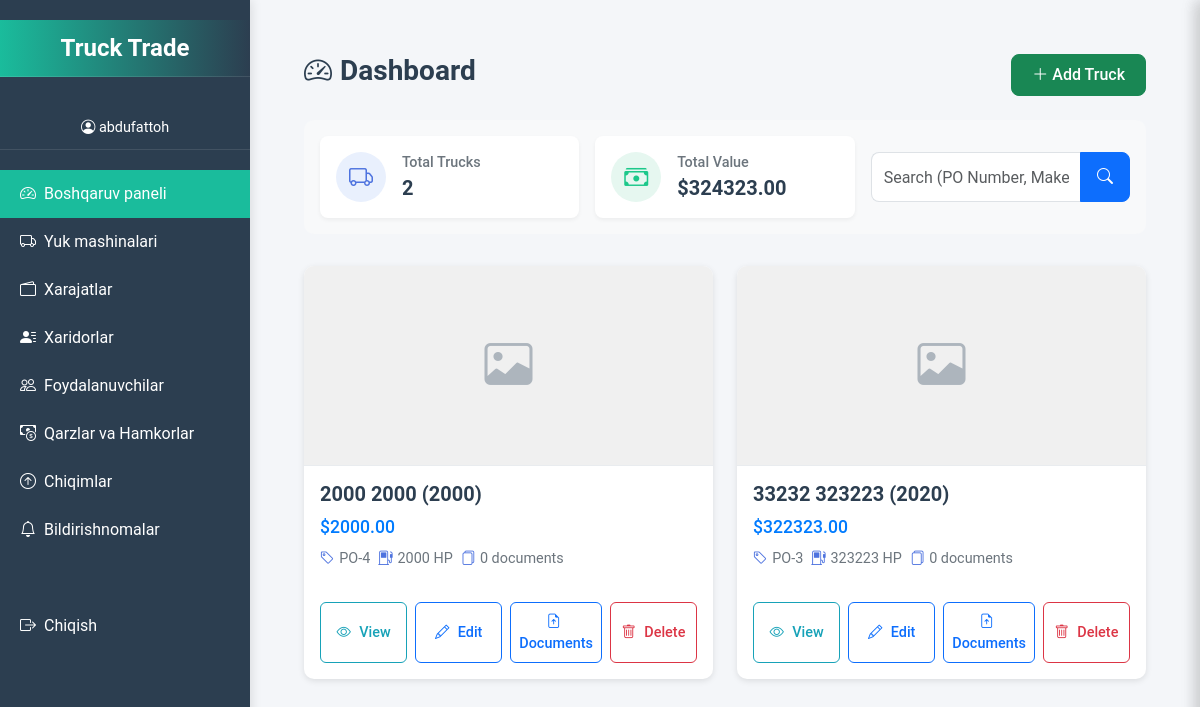
The app's page / (signed in) with its own data.
### trucks/models.py (models this page shows, shortened)
class Truck(models.Model):
    user = models.ForeignKey(
        User,
        on_delete=models.CASCADE,
        related_name='trucks',
        verbose_name="Foydalanuvchi"
    )
    po_id = models.CharField(
        max_length=50,
        unique=True,
        verbose_name="PO raqami",
        help_text="PO-{raqam} formatida kiriting, masalan, PO-12345"
    )
    make = models.CharField(max_length=100, verbose_name="Marka")
    model = models.CharField(max_length=100, verbose_name="Model")
    year = models.PositiveIntegerField(
        verbose_name="Yil",
        validators=[MinValueValidator(1886)]
    )
    horsepower = models.PositiveIntegerField(
        verbose_name="Ot kuchi (HP)",
        validators=[MinValueValidator(1)]
    )
    price = models.DecimalField(
        max_digits=10,
        decimal_places=2,
        verbose_name="Narx",
        validators=[MinValueValidator(0.01)]
    )
    company = models.CharField(max_length=200, blank=True, verbose_name="Kompaniya nomi")
    location = models.CharField(max_length=100, verbose_name="Joylashuv")
    sotilgan = models.BooleanField(default=False, verbose_name="Sotilgan")
    description = models.TextField(blank=True, verbose_name="Tavsif")
    purchase_date = models.DateField(auto_now_add=True, verbose_name="Sotib olingan sana")
    created_date = models.DateTimeField(auto_now_add=True, verbose_name="Yaratilgan sana")
    image = models.ImageField(
        upload_to='trucks/',
        blank=True,
        null=True,
        verbose_name="Rasm"
    )
    seriya = models.CharField(
        max_length=50,
        blank=True,
        null=True,
        verbose_name="Seriya raqami",
        unique=True
    )
    class Meta:
        verbose_name = "Yuk mashinasi"
        verbose_name_plural = "Yuk mashinalari"
        indexes = [
            models.Index(fields=['po_id']),
            models.Index(fields=['user', 'sotilgan']),
        ]
        ordering = ['-created_date']

### trucks/views.py (the view, shortened to what this page needs)
# urls.py: path('', views.dashboard, name='dashboard'),
@login_required
def dashboard(request):
    query = request.GET.get('q', '')
    if request.user.is_superuser:
        trucks = Truck.objects.filter(sotilgan=False).select_related('user')
    else:
        trucks = Truck.objects.filter(user=request.user, sotilgan=False)
    xarajatlar = Xarajat.objects.filter(truck__in=trucks).values('truck_id').annotate(total_xarajat=Sum('amount'))
    xarajat_dict = {x['truck_id']: x['total_xarajat'] for x in xarajatlar}
    paginator = Paginator(trucks, 10)
    page_number = request.GET.get('page')
    trucks_page = paginator.get_page(page_number)
    total_price = trucks.aggregate(total=Sum('price'))['total'] or 0
    total_xarajat = sum(xarajat_dict.values()) or 0
    context = {
        'trucks': trucks_page,
        'total_price': float(total_price) if total_price else 0,
        'total_xarajat': float(total_xarajat) if total_xarajat else 0,
    }
    return render(request, 'dashboard.html', context)

### templates/dashboard.html (shortened to what this page needs)
{% extends 'base.html' %}
{% block content %}
<div class="dashboard-container">
    <div class="dashboard-header">
        <div class="d-flex justify-content-between align-items-center mb-4">
            <h1 class="dashboard-title">
                <i class="bi bi-speedometer2 me-2"></i>Dashboard
            </h1>
            <button onclick="openAddTruckForm()" class="btn btn-success btn-add-truck">
                <i class="bi bi-plus-lg me-1"></i>Add Truck
            </button>
        </div>
        <div class="stats-filter-row">
            <div class="row g-3 align-items-center">
                <div class="col-md-4">
                    <div class="stat-card">
                        <div class="stat-content">
                            <i class="bi bi-truck stat-icon"></i>
                            <div>
                                <h6 class="stat-title">Total Trucks</h6>
                                <h3 class="stat-value">{{ trucks|length }}</h3>
                            </div>
                        </div>
                    </div>
                </div>
                <div class="col-md-4">
                    <div class="stat-card">
                        <div class="stat-content">
                            <i class="bi bi-cash-stack stat-icon"></i>
                            <div>
                                <h6 class="stat-title">Total Value</h6>
                                <h3 class="stat-value">${{ total_price|floatformat:"2" }}</h3>
                            </div>
                        </div>
                    </div>
                </div>
                <div class="col-md-4">
                    <form method="GET" action="{% url 'dashboard' %}" class="filter-form">
                        <div class="input-group">
                            <input type="text" name="q" class="form-control filter-input" placeholder="Search (PO Number, Make, Model...)" value="{{ request.GET.q }}">
                            <button class="btn btn-primary filter-btn" type="submit">
                                <i class="bi bi-search"></i>
                            </button>
                        </div>
                    </form>
                </div>
            </div>
        </div>
    </div>
    <div class="trucks-grid">
        {% for truck in trucks %}
        <div class="truck-card" data-truck-id="{{ truck.id }}">
            {% if truck.image %}
            <img src="{{ truck.image.url }}" alt="{{ truck.make }} {{ truck.model }}" class="truck-image">
            {% else %}
            <div class="truck-image-placeholder">
                <i class="bi bi-image"></i>
            </div>
            {% endif %}
            <div class="truck-info">
                <h5 class="truck-title">{{ truck.make }} {{ truck.model }} ({{ truck.year }})</h5>
                <div class="truck-price">${{ truck.price|floatformat:"2" }}</div>
                <div class="truck-details">
                    <div class="truck-detail-item">
                        <i class="bi bi-tag"></i>
                        <span>{{ truck.po_id }}</span>
                    </div>
                    <div class="truck-detail-item">
                        <i class="bi bi-fuel-pump"></i>
                        <span>{{ truck.horsepower }} HP</span>
                    </div>
                    <div class="truck-detail-item">
                        <i class="bi bi-files"></i>
                        <span class="hujjat-count">{{ truck.hujjatlar.count }} documents</span>
                    </div>
                </div>
            </div>
            <div class="truck-actions">
                <button onclick="showTruckDetail({{ truck.id }}, '{{ truck.po_id|escapejs }}')"
                        class="btn btn-outline-info btn-sm action-btn">
                    <i class="bi bi-eye"></i> <span>View</span>
                </button>
                <button onclick="openEditTruckForm({{ truck.id }})"
                        class="btn btn-outline-primary btn-sm action-btn">
                    <i class="bi bi-pencil"></i> <span>Edit</span>
                </button>
                <button onclick="showHujjatModal({{ truck.id }}, '{{ truck.po_id|escapejs }}')"
                        class="btn btn-outline-primary btn-sm action-btn hujjat-btn">
                    <i class="bi bi-file-earmark-arrow-up"></i> <span>Documents</span>
                </button>
                <button onclick="showDeleteConfirmation({{ truck.id }})"
                        class="btn btn-outline-danger btn-sm action-btn">
                    <i class="bi bi-trash"></i> <span>Delete</span>
                </button>
            </div>
        </div>
        {% empty %}
        <div class="col-12 text-center py-4 text-muted">
            <i class="bi bi-info-circle fs-4 d-block mb-2"></i>
            {% if request.GET.q %}"{{ request.GET.q }}" search yielded no results{% else %}No trucks available{% endif %}
        </div>
        {% endfor %}
    </div>
</div>
{% endblock %}

### templates/base.html (shortened to what this page needs)
{% load static %}
<!DOCTYPE html>
<html lang="uz">
<head>
    <link href="https://cdn.jsdelivr.net/npm/bootstrap@5.3.3/dist/css/bootstrap.min.css" rel="stylesheet">
    <link href="https://cdn.jsdelivr.net/npm/bootstrap-icons@1.11.3/font/bootstrap-icons.css" rel="stylesheet">
    <link rel="stylesheet" href="https://cdnjs.cloudflare.com/ajax/libs/font-awesome/6.4.0/css/all.min.css">
</head>
<body>
    <div class="sidebar" id="sidebar">
        <div class="brand">Truck Trade</div>
        {% if user.is_authenticated %}
            <div class="user-info">
                <i class="bi bi-person-circle"></i> {{ user.username }}
            </div>
            <a href="{% url 'dashboard' %}" {% if request.path == '/' %}class="active"{% endif %}>
                <i class="bi bi-speedometer2 me-2"></i> Boshqaruv paneli
            </a>
            <a href="{% url 'trucks_list' %}" {% if request.path == '/truck-list/' %}class="active"{% endif %}>
                <i class="bi bi-truck me-2"></i> Yuk mashinalari
            </a>
            <a href="{% url 'xarajatlar_list' %}" {% if request.path == '/xarajatlar/' %}class="active"{% endif %}>
                <i class="bi bi-wallet2 me-2"></i> Xarajatlar
            </a>
            <a href="{% url 'xaridorlar_list' %}" {% if request.path == '/xaridorlar/' %}class="active"{% endif %}>
                <i class="bi bi-person-lines-fill me-2"></i> Xaridorlar
            </a>
            {% if user.is_superuser %}
                <a href="{% url 'user_list' %}" {% if request.path == '/users/' %}class="active"{% endif %}>
                    <i class="bi bi-people me-2"></i> Foydalanuvchilar
                </a>
            {% endif %}
            <a href="{% url 'qarz_view' %}" {% if request.path|slice:":6" == '/qarz/' %}class="active"{% endif %}>
                <i class="bi bi-cash-coin me-2"></i> Qarzlar va Hamkorlar
            </a>
            <a href="{% url 'chiqim_list' %}" {% if request.path == '/chiqim/chiqim/' %}class="active"{% endif %}>
                <i class="bi bi-arrow-up-circle me-2"></i> Chiqimlar
            </a>
            <a href="{% url 'bildirishnomalar' %}" {% if request.path == '/chiqim/bildirishnoma_list/' %}class="active"{% endif %}>
                <i class="bi bi-bell me-2"></i> Bildirishnomalar
            </a>
            <a href="{% url 'logout' %}" class="mt-5">
                <i class="bi bi-box-arrow-right me-2"></i> Chiqish
            </a>
        {% else %}
            <a href="{% url 'login' %}">
                <i class="bi bi-box-arrow-in-right me-2"></i> Kirish
            </a>
        {% endif %}
    </div>
    <div class="main-content" id="mainContent">
        {% block content %}
        {% endblock %}
    </div>
</body>
</html>

### templates/base.html (style rules this page uses)
:root { --primary-color: #2c3e50; --accent-color: #1abc9c; --text-color: #ffffff; --bg-color: #f4f6f9; --secondary-bg: #ffffff; --shadow: 0 4px 20px rgba(0, 0, 0, 0.1); --transition-speed: 0.3s; --border-radius: 8px; --warning-color: #f8961e; --danger-color: #f72585; --badge-bg: #ff3b30; --badge-text: #ffffff; --success-color: #34c759; }
body { font-family: 'Roboto', -apple-system, BlinkMacSystemFont, sans-serif; background-color: var(--bg-color); margin: 0; overscroll-behavior: none; overflow-x: hidden; }
.sidebar { position: fixed; top: 0; left: 0; height: 100%; width: 250px; background-color: var(--primary-color); padding-top: 20px; transition: transform var(--transition-speed) ease; z-index: 1000; transform: translateX(0); box-shadow: 2px 0 10px rgba(0, 0, 0, 0.1); }
.sidebar.active { transform: translateX(0); }
.sidebar a { color: var(--text-color); padding: 12px 20px; display: flex; align-items: center; text-decoration: none; font-size: 1rem; transition: background-color 0.2s ease; position: relative; }
.sidebar a.active { background-color: var(--accent-color); }
.sidebar .brand { color: var(--text-color); font-size: 1.5rem; font-weight: 700; text-align: center; margin-bottom: 30px; padding: 10px; background: linear-gradient(90deg, #1abc9c, #2c3e50); border-bottom: 1px solid rgba(255, 255, 255, 0.1); }
.sidebar .user-info { color: var(--text-color); text-align: center; margin-bottom: 20px; font-size: 0.9rem; padding: 10px; border-bottom: 1px solid rgba(255, 255, 255, 0.1); }
.main-content { margin-left: 250px; padding: 30px; min-height: 100vh; transition: margin-left var(--transition-speed) ease; position: relative; background-color: var(--bg-color); }

### templates/dashboard.html (style rules this page uses)
.dashboard-container { padding: 1.5rem; max-width: 1400px; margin: 0 auto; }
.dashboard-title { font-weight: 600; color: #2c3e50; font-size: 1.75rem; }
.btn-add-truck { padding: 0.5rem 1.25rem; border-radius: 8px; font-weight: 500; transition: all 0.2s; }
.stats-filter-row { background-color: #f8f9fa; border-radius: 10px; padding: 1rem; margin-bottom: 2rem; }
.stat-card { background-color: white; border-radius: 8px; padding: 1rem; box-shadow: 0 2px 4px rgba(0,0,0,0.05); height: 100%; transition: transform 0.2s; }
.stat-content { display: flex; align-items: center; gap: 1rem; }
.stat-icon { font-size: 1.5rem; color: #4e73df; background-color: #e9f0fd; width: 50px; height: 50px; border-radius: 50%; display: flex; align-items: center; justify-content: center; }
.bi-cash-stack { color: #1cc88a; background-color: #e6f7f0; }
.stat-title { font-size: 0.9rem; color: #6c757d; font-weight: 500; margin-bottom: 0.25rem; }
.stat-value { font-weight: 600; color: #2c3e50; margin-bottom: 0; font-size: 1.25rem; }
.filter-form { height: 100%; }
.filter-input { border-radius: 8px 0 0 8px !important; border-right: none; height: 50px; }
.filter-btn { border-radius: 0 8px 8px 0 !important; height: 50px; width: 50px; }
.trucks-grid { display: grid; grid-template-columns: repeat(auto-fill, minmax(300px, 1fr)); gap: 1.5rem; }
.truck-card { background-color: white; border-radius: 10px; box-shadow: 0 2px 6px rgba(0,0,0,0.1); overflow: hidden; transition: transform 0.2s, box-shadow 0.2s; }
.truck-image-placeholder { width: 100%; height: 200px; background-color: #f0f0f0; display: flex; align-items: center; justify-content: center; border-bottom: 1px solid #e9ecef; }
.truck-image-placeholder i { font-size: 3rem; color: #adb5bd; }
.truck-info { padding: 1rem; }
.truck-title { font-size: 1.25rem; font-weight: 600; color: #2c3e50; margin-bottom: 0.5rem; }
.truck-price { font-size: 1.1rem; font-weight: 500; color: #007bff; margin-bottom: 0.5rem; }
.truck-details { display: flex; flex-wrap: wrap; gap: 0.5rem; margin-bottom: 1rem; }
.truck-detail-item { display: flex; align-items: center; gap: 0.3rem; font-size: 0.9rem; color: #6c757d; }
.truck-detail-item i { color: #4e73df; }
.truck-actions { display: flex; flex-wrap: wrap; gap: 0.5rem; padding: 0 1rem 1rem 1rem; }
.action-btn { flex: 1; padding: 0.5rem; border-radius: 6px; font-weight: 500; transition: all 0.2s; text-align: center; font-size: 0.9rem; }
.action-btn i { margin-right: 0.3rem; }
.btn-outline-primary { border-color: #0d6efd; color: #0d6efd; }
.btn-outline-info { border-color: #17a2b8; color: #17a2b8; }
.btn-outline-danger { border-color: #dc3545; color: #dc3545; }

### records on screen
Truck: make "2000", model "2000", year "2000", price "2000.00", po_id "PO-4", horsepower "2000", hujjatlar.count "0"
Truck: make "33232", model "323223", year "2020", price "322323.00", po_id "PO-3", horsepower "323223", hujjatlar.count "0"

### other values on screen
{{ user.username }} "abdufattoh"
{{ trucks|length }} "2"
{{ total_price|floatformat:"2" }} "324323.00"
